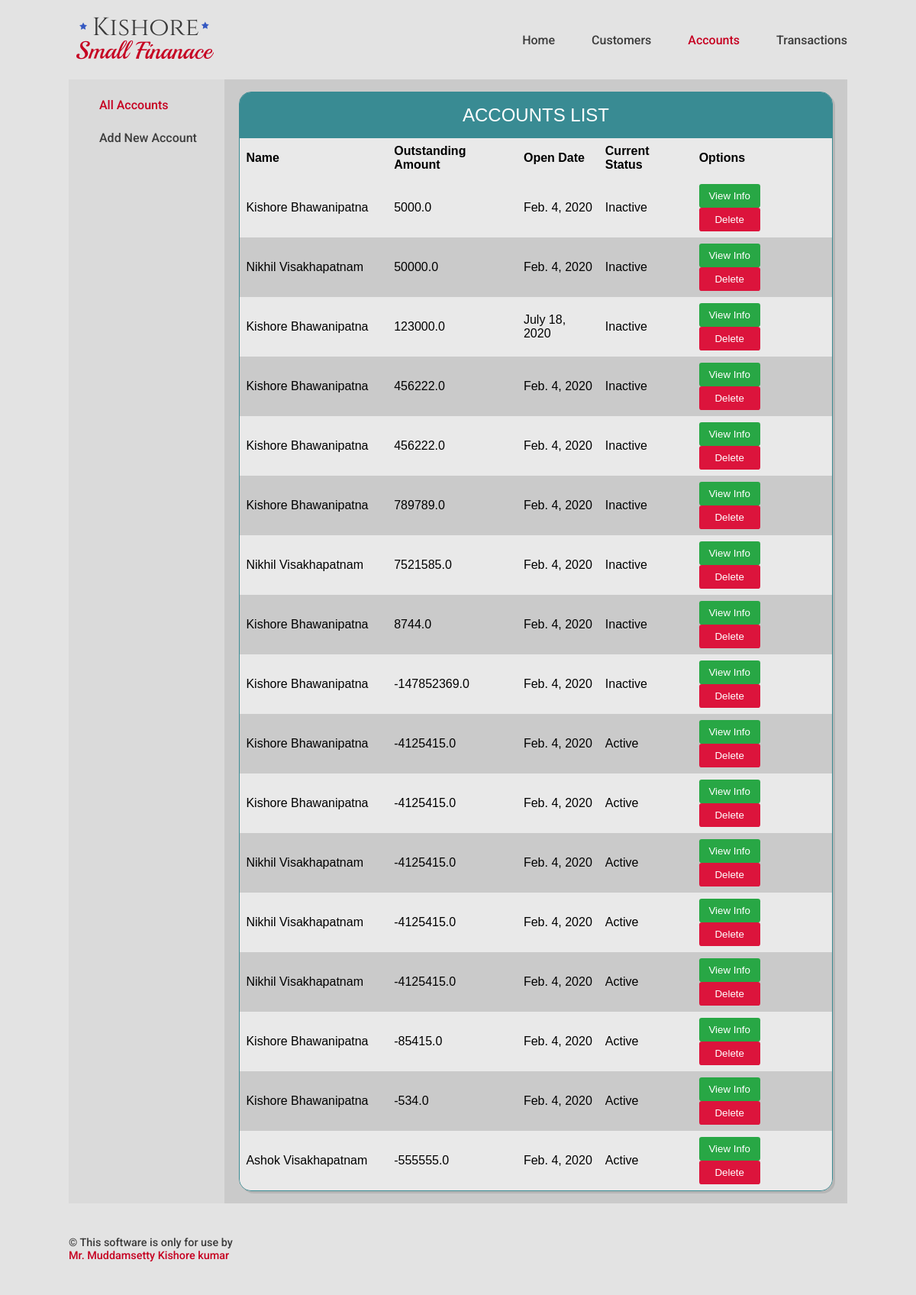
Before: /account/ with the older database file.
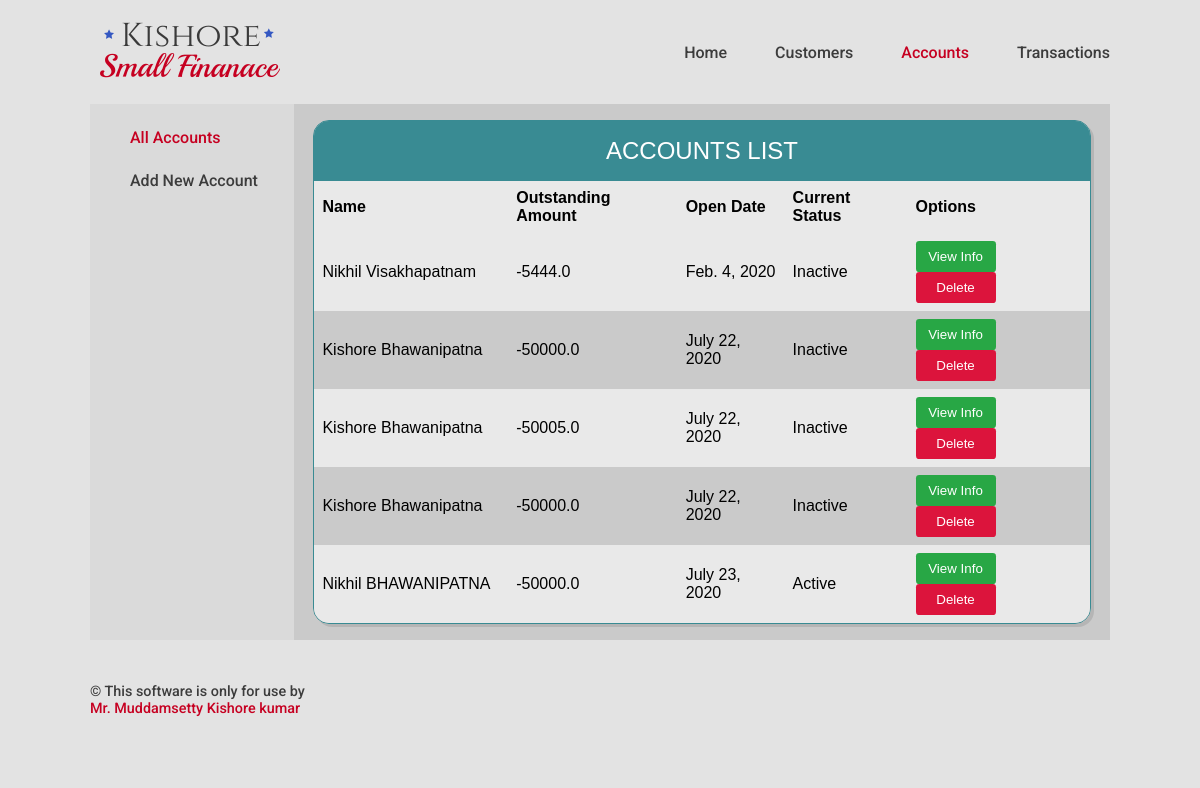
After: the same page with the newer database file.
### Accounts/models.py (models this page shows, shortened)
class Account(models.Model):
    ACTIVE = 'A'
    INACTIVE = 'I'
    ACTIVENESS_CHOICE = [
    (ACTIVE, 'Active'),
    (INACTIVE, 'Inactive'),
    ]
    loan_account_number = models.BigAutoField(primary_key=True)
    customer = models.ForeignKey(Customer,on_delete=models.PROTECT,db_index=True)
    loan_amount = models.FloatField(default=0)
    amount_credited_to_customer = models.FloatField(default=0)
    outstanding_amount = models.FloatField(null=True,blank=True,default=0)
    open_date = models.DateField(db_index=True)
    close_date = models.DateField(blank=True,null=True)
    current_Status = models.CharField(max_length=1,choices=ACTIVENESS_CHOICE,default=ACTIVE,db_index=True)

### Customers/models.py (models this page shows, shortened)
class Customer(models.Model):
    customer_id = models.AutoField(primary_key=True)
    customer_name = models.CharField(max_length=35,db_index=True)
    customer_phone_number = models.IntegerField(blank=True,null=True)
    customer_address_line_1 = models.CharField(max_length=40,blank=True, null=True)
    customer_address_line_2 = models.CharField(max_length=40,blank=True, null=True)
    customer_address_city = models.CharField(max_length=40,blank=True, null=True)
    def __str__(self):
        return '%s %s ' % (self.customer_name, self.customer_address_city)

### Accounts/views.py (the view)
# urls.py: path('' , AccountListView.as_view(), name='account_home'),
class AccountListView(ListView):
    model = Account
    template_name = "Accounts/account_home.html"
    fields = ['loan_account_number','customer','loan_amount','outstanding_amount','open_date','close_date','current_Status']

### Template/Accounts/account_home.html (shortened to what this page needs)
<!DOCTYPE html>
{% extends "base.html" %}
{% block nav-Accounts %}
current-link
{% endblock %}
{% block main %}
<div class="main-column">
  <div class="col sub-navigation">
    <ul class="sub-navigation-ul">
      <li class="sub-navigation-li"><a class="sub-nav-link current-link" href="/account/">All Accounts</a></li>
      <li class="sub-navigation-li"><a class="sub-nav-link " href="/account/create/">Add New Account</a></li>
    </ul>
  </div>
  <div class="col main-data">
    <div class="table-display" cellspacing="0">
    <div class="table-header">Accounts List</div>
      <table>
        <thead>
          <tr class="row">
            <th class="row-25">Name</th>
            <th class="row-10">Outstanding Amount</th>
            <th class="row-10">Open Date</th>
            <th class="row-10">Current Status</th>
            <th class="row-10">Options</th>
          </tr>
        </thead>
        <tbody>
        {% for account in account_list %}
          <tr>
            <td>{{account.customer}}</td>
            <td>{{account.outstanding_amount}}</td>
            <td>{{account.open_date}}</td>
            <td> {% if account.current_Status == 'I' %}Inactive{% elif account.current_Status == 'A'%}Active{% endif %}</td>
            <td>
              <a href="details/{{account.loan_account_number}}">
                <button type="button" class="btn btn-safe">View Info</button></a>&nbsp;&nbsp;
              <a href="delete/{{account.loan_account_number}}">
                <button type="button" class="btn btn-danger">Delete</button></a>
            </td>
          </tr>
        {% empty %}
            <p>no customer yet.</p>
        {% endfor %}
        </tbody>
      </table>
    </div>
  </div>
</div>
{% endblock %}

Changed rows visible on the page:
removed Account: customer "Kishore Bhawanipatna", outstanding_amount "5000.0", open_date "Feb. 4, 2020", current_Status "Inactive"
removed Account: customer "Nikhil Visakhapatnam", outstanding_amount "50000.0", open_date "Feb. 4, 2020", current_Status "Inactive"
removed Account: customer "Kishore Bhawanipatna", outstanding_amount "123000.0", open_date "July 18, 2020", current_Status "Inactive"
removed Account: customer "Kishore Bhawanipatna", outstanding_amount "456222.0", open_date "Feb. 4, 2020", current_Status "Inactive"
removed Account: customer "Kishore Bhawanipatna", outstanding_amount "456222.0", open_date "Feb. 4, 2020", current_Status "Inactive"
removed Account: customer "Kishore Bhawanipatna", outstanding_amount "789789.0", open_date "Feb. 4, 2020", current_Status "Inactive"
removed Account: customer "Nikhil Visakhapatnam", outstanding_amount "7521585.0", open_date "Feb. 4, 2020", current_Status "Inactive"
removed Account: customer "Kishore Bhawanipatna", outstanding_amount "8744.0", open_date "Feb. 4, 2020", current_Status "Inactive"
removed Account: customer "Kishore Bhawanipatna", outstanding_amount "-147852369.0", open_date "Feb. 4, 2020", current_Status "Inactive"
removed Account: customer "Kishore Bhawanipatna", outstanding_amount "-4125415.0", open_date "Feb. 4, 2020", current_Status "Active"
removed Account: customer "Kishore Bhawanipatna", outstanding_amount "-4125415.0", open_date "Feb. 4, 2020", current_Status "Active"
removed Account: customer "Nikhil Visakhapatnam", outstanding_amount "-4125415.0", open_date "Feb. 4, 2020", current_Status "Active"
removed Account: customer "Nikhil Visakhapatnam", outstanding_amount "-4125415.0", open_date "Feb. 4, 2020", current_Status "Active"
removed Account: customer "Nikhil Visakhapatnam", outstanding_amount "-4125415.0", open_date "Feb. 4, 2020", current_Status "Active"
removed Account: customer "Kishore Bhawanipatna", outstanding_amount "-85415.0", open_date "Feb. 4, 2020", current_Status "Active"
removed Account: customer "Kishore Bhawanipatna", outstanding_amount "-534.0", open_date "Feb. 4, 2020", current_Status "Active"
removed Account: customer "Ashok Visakhapatnam", outstanding_amount "-555555.0", open_date "Feb. 4, 2020", current_Status "Active"
added Account: customer "Nikhil Visakhapatnam", outstanding_amount "-5444.0", open_date "Feb. 4, 2020", current_Status "Inactive"
added Account: customer "Kishore Bhawanipatna", outstanding_amount "-50000.0", open_date "July 22, 2020", current_Status "Inactive"
added Account: customer "Kishore Bhawanipatna", outstanding_amount "-50005.0", open_date "July 22, 2020", current_Status "Inactive"
added Account: customer "Kishore Bhawanipatna", outstanding_amount "-50000.0", open_date "July 22, 2020", current_Status "Inactive"
added Account: customer "Nikhil BHAWANIPATNA", outstanding_amount "-50000.0", open_date "July 23, 2020", current_Status "Active"
